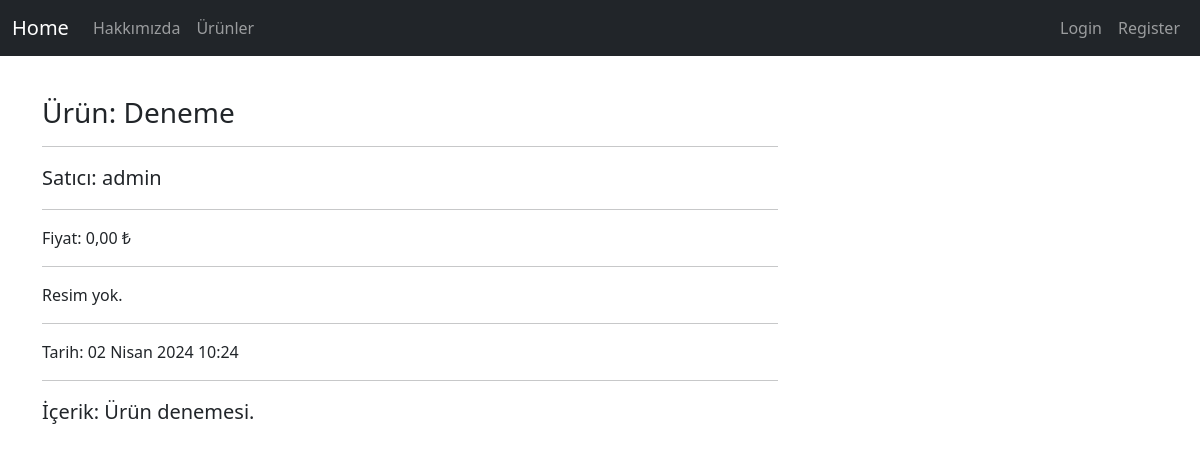
The app's page /products/product/1, older data.
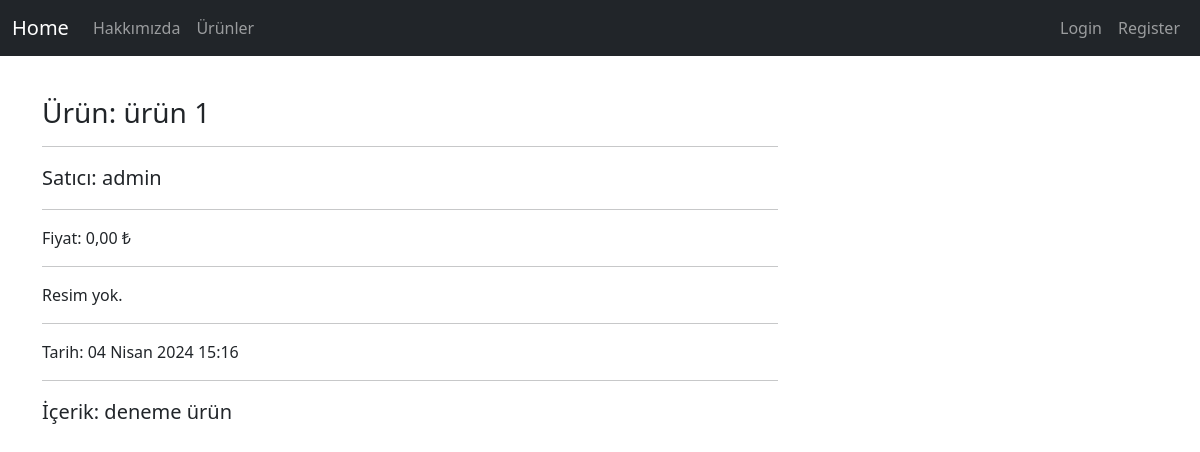
The same page, newer data.
### product/models.py (models this page shows, shortened)
class Product(models.Model):
    seller = models.ForeignKey("auth.User", on_delete = models.CASCADE, verbose_name = "Satıcı") # User silindiğinde ona ait olanlarda silinir.
    title = models.CharField(max_length = 50, verbose_name = "Ürün Adı")
    price = models.DecimalField(max_digits=10, decimal_places=2, verbose_name="Fiyat")
    content = models.TextField(verbose_name = "İçerik")
    created_date = models.DateTimeField(auto_now_add = True, verbose_name = "Oluşturulma Tarihi") # Eklenme Tarihi
    product_image = models.FileField(blank=True, null=True, verbose_name = "Fotoğraf")

### product/views.py (the view)
# urls.py: path("product/<int:id>", views.detail, name="detail"),
def detail(request, id):
    product = get_object_or_404(Product, id=id)
    return render(request, "detail.html", {"product": product})

### templates/detail.html
{% extends "layout.html" %}
{% block body %}
<div class="row">
    <div class="col-lg-8">
        <h3 class="mt-4">Ürün: {{product.title}}</h3>
        <hr>
        <p class="lead">
            Satıcı: {{product.seller.username}}
        </p>
        <hr>
        <p>Fiyat: {{product.price}} ₺</p>
        <hr>
        {% if product.product_image %}
            <img class="img-fluid rounded" src="{{product.product_image.url}}" alt="">
        {% else %}
            <p>Resim yok.</p>
        {% endif %}
        <hr>
        <p>Tarih: {{product.created_date}}</p>
        <hr>
        <p class="lead">
            İçerik: {{product.content}}
        </p>
    </div>
</div>
{% endblock body %}

Row changes from the older to the newer data that the page shows:
changed Product "admin": title "Deneme" → "ürün 1"; created_date "02 Nisan 2024 10:24" → "04 Nisan 2024 15:16"; content "Ürün denemesi." → "deneme ürün"
